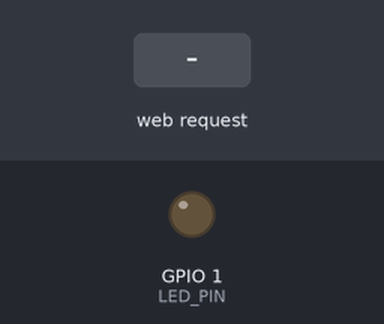
Bench run of a sketch on a simulated ESP8266 (NodeMCU). On the bench: output pins drawn as LEDs (lit = HIGH). The test bench sets the inputs (shaded band). What the sketch prints to the serial monitor is not drawn.

Above: at 1.2 s.
1.3 s: HTTP request GET /OFF received
At 2.2 s:
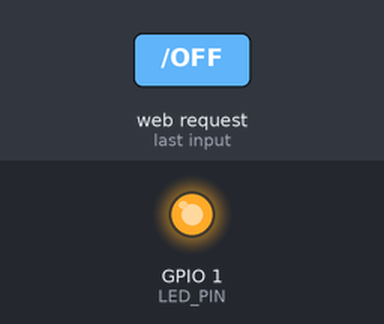
2.8 s: HTTP request GET /ON received
At 3.3 s:
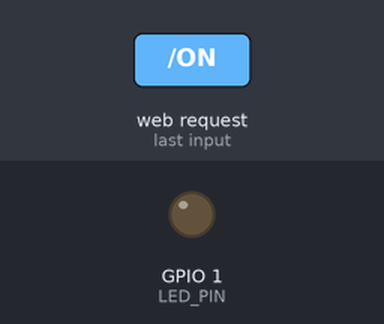
Timing chart, 0 to 5.8 s (numbered marks = the images above; inputs shaded):
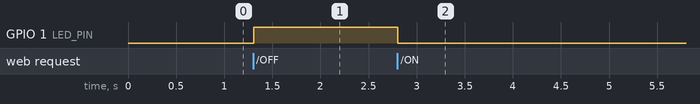

The sketch:

esp8266WithSoftAp.ino
```cpp
#include <ESP8266WiFi.h>

WiFiServer server(80);
int LED_PIN = 1;
int Led = 1;
void setup(){
  WiFi.mode(WIFI_AP);
  WiFi.softAP("Ucgun_networks", "bionics123");
  server.begin();
  pinMode(LED_PIN, OUTPUT);
  digitalWrite(LED_PIN, LOW);
  pinMode(Led, OUTPUT);
  digitalWrite(Led, LOW);
}

void loop(){
  Serial.begin(115200);
  IPAddress HTTPS_ServerIP= WiFi.softAPIP();
  Serial.print("Server IP: ");
  Serial.println(HTTPS_ServerIP);
  WiFiClient client = server.available();
  if (!client) {
    return;
  }
  Serial.println("Somebody has connected :)");
  String request = client.readStringUntil('\r');
  Serial.println(request);
  if (request.indexOf("/OFF") != -1){
    digitalWrite(LED_PIN, HIGH);
    digitalWrite(Led,HIGH);
    }
  else if (request.indexOf("/ON") != -1){
    digitalWrite(LED_PIN, LOW);
    digitalWrite(Led, LOW);
  }

  String s = "HTTP/1.1 200 OK\r\n";
  s += "Content-Type: text/html\r\n\r\n";
  s += "<!DOCTYPE HTML>\r\n<html>\r\n";
  s += "<br><input type=\"button\" name=\"b1\"value=\"Led ON\" onclick=\"location.href='/on'\">";
  s += "<br><br><br>";
  s += "<input type=\"button\" name=\"b1\"value=\"Led OFF\" onclick=\"location.href='/off'\">";
  s += "</html>\n";
  client.flush();
  client.print(s);
  delay(1);
  Serial.println("Client disconnected");
}
```

Measured:
- after the input at 1.3 s, GPIO 1 (LED_PIN): LOW → HIGH at once
- after the input at 2.8 s, GPIO 1 (LED_PIN): HIGH → LOW at once
